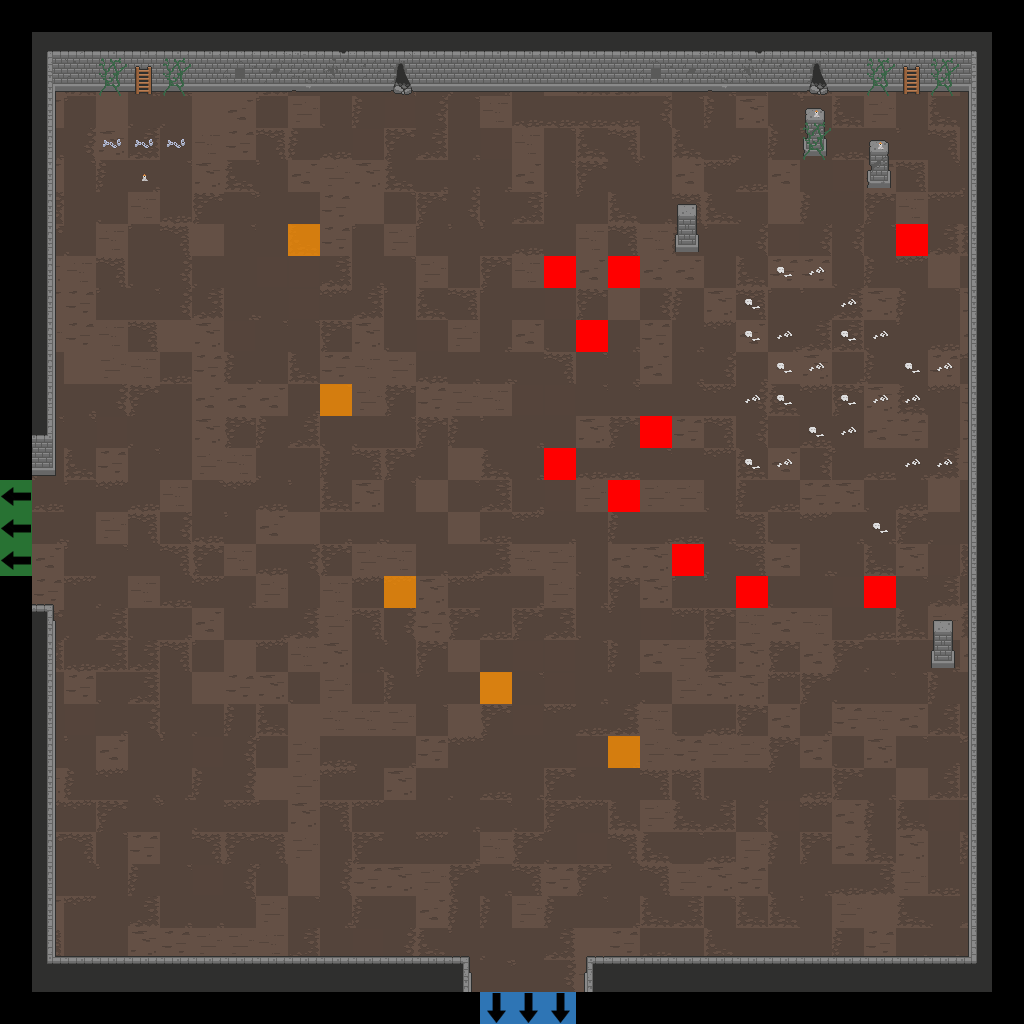

The image is a tile-based game level rendered from a .tmx file. Its description and source (layers, tilesets, objects; grid data summarised) follow:
An orthogonal 32x32 tile map with 32x32 px tiles, 7 tile layers (Floor, Walls, Doors, Pillars, ...), 2 tilesets.

<map version="1.2" tiledversion="2019.04.18" orientation="orthogonal" renderorder="right-down" width="32" height="32" tilewidth="32" tileheight="32" infinite="0" nextlayerid="22" nextobjectid="1">
 <tileset firstgid="1" source="Dungeon_Tileset_2.tsx" />
 <tileset firstgid="321" source="flags.tsx" />
 <layer id="15" name="Floor" width="32" height="32">
  <data>[1024 cells, 900 non-empty, 25 distinct tile ids]</data>
 </layer>
 <layer id="16" name="Walls" width="32" height="32">
  <data>[1024 cells, 167 non-empty, 35 distinct tile ids]</data>
 </layer>
 <layer id="17" name="Doors" width="32" height="32">
  <data>[1024 cells, 0 non-empty, 0 distinct tile ids]</data>
 </layer>
 <layer id="18" name="Pillars" width="32" height="32">
  <data>[1024 cells, 8 non-empty, 4 distinct tile ids]</data>
 </layer>
 <layer id="19" name="Candles" width="32" height="32">
  <data>[1024 cells, 3 non-empty, 1 distinct tile ids]</data>
 </layer>
 <layer id="20" name="Debris" width="32" height="32">
  <data>[1024 cells, 39 non-empty, 6 distinct tile ids]</data>
 </layer>
 <layer id="21" name="Flags" width="32" height="32">
  <data>[1024 cells, 21 non-empty, 4 distinct tile ids]</data>
 </layer>
</map>
